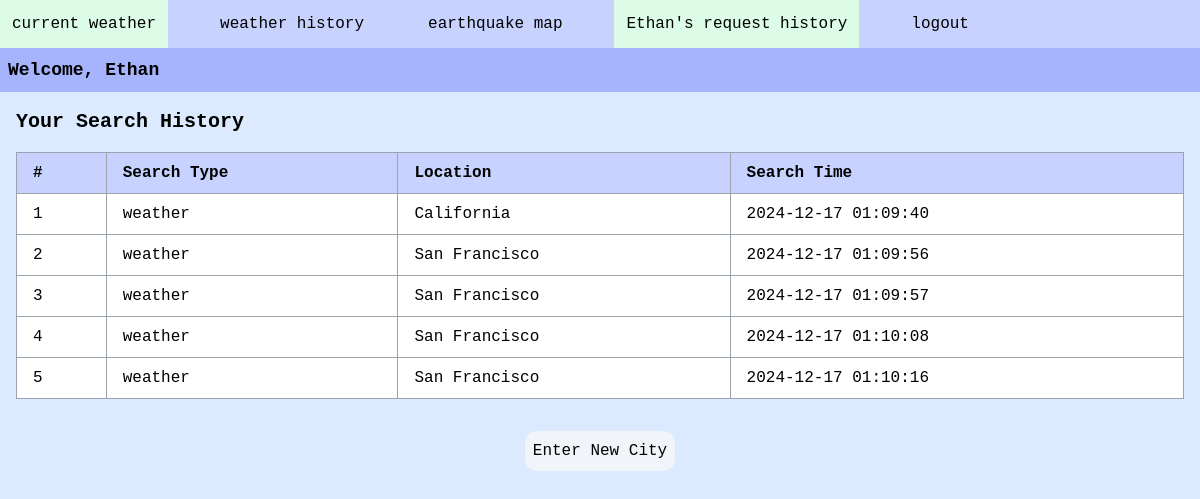
Before: /user_history (signed in) with the older database file.
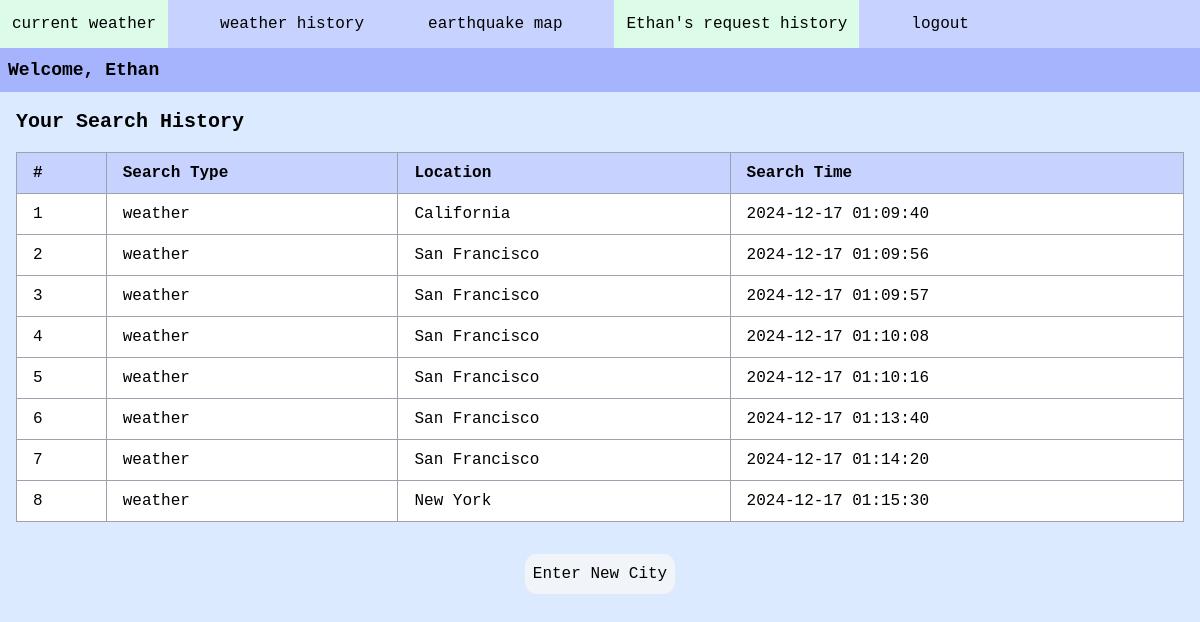
After: the same page with the newer database file.
### tables this page shows
CREATE TABLE users (user_id INTEGER PRIMARY KEY AUTOINCREMENT, username TEXT, password TEXT, created_at TEXT, last_login TEXT);

CREATE TABLE userHistory (history_id INTEGER PRIMARY KEY AUTOINCREMENT, user_id INTEGER, search_type TEXT, location_name TEXT, search_time TEXT);

### __init__.py (the view)
@app.route("/user_history")
def user_history():
    if 'username' not in session:
        return redirect("/login")
    print(db.getTableData("users", "username", session['username'])[0])
    history_data = db.getAllHistory(db.getTableData("users", "username", session['username'])[0])
    return render_template("user_history.html", username=session['username'], history=history_data)

### db.py (called while the page is built)
def getTableData(table, valueType, value):
    db = sqlite3.connect(DB_FILE, check_same_thread=False)
    c = db.cursor()
    c.execute("SELECT * FROM " + table + " WHERE " + valueType + " = ?", (value,))
    result = c.fetchone()
    db.close()
    if result:
        return result
    else:
        return -1

def getAllHistory(userID):
    db = sqlite3.connect(DB_FILE, check_same_thread=False)
    c = db.cursor()
    c.execute("SELECT * FROM userHistory WHERE user_id = ?", (userID,))
    result = c.fetchall()
    db.close()
    if result:
        return result
    else:
        return -1

### templates/user_history.html (shortened to what this page needs)
<!DOCTYPE html>
<html lang="en" dir="ltr">
  <head>
      <script src="https://cdn.tailwindcss.com"></script>
  </head>
  <body class="font-mono bg-blue-100">
    <ul class="flex bg-indigo-200 space-x-10 h-12 items-center">
        <li><a class="flex hover:bg-green-100 p-3" href="/">current weather</a></li>
        <li><a class="flex hover:bg-green-100 p-3" href="/history">weather history</a></li>
        <li><a class="flex hover:bg-green-100 p-3" href="/earthquake">earthquake map</a></li>
        <li><a class="bg-green-100 flex hover:bg-green-100 p-3" href="/user_history">{{ username }}'s request history</a></li>
        <li><a class="flex hover:bg-green-100 p-3" href="/logout">logout</a></li>
    </ul>
    <h1 class="p-2 bg-indigo-300 text-lg font-bold">Welcome, {{ username }}</h1>
    <div class="p-4">
      <h2 class="text-xl font-semibold mb-4">Your Search History</h2>
      {% if history %}
      <div class="overflow-x-auto">
        <table class="table-auto border-collapse border border-gray-400 w-full bg-white">
          <thead class="bg-indigo-200">
            <tr>
              <th class="border border-gray-400 px-4 py-2 text-left">#</th>
              <th class="border border-gray-400 px-4 py-2 text-left">Search Type</th>
              <th class="border border-gray-400 px-4 py-2 text-left">Location</th>
              <th class="border border-gray-400 px-4 py-2 text-left">Search Time</th>
            </tr>
          </thead>
          <tbody>
            {% for entry in history %}
            <tr class="hover:bg-gray-200">
              <td class="border border-gray-400 px-4 py-2">{{ entry[0] }}</td>
              <td class="border border-gray-400 px-4 py-2">{{ entry[2] }}</td>
              <td class="border border-gray-400 px-4 py-2">{{ entry[3] }}</td>
              <td class="border border-gray-400 px-4 py-2">{{ entry[4] }}</td>
            </tr>
            {% endfor %}
          </tbody>
        </table>
      </div>
      {% else %}
      <p class="p-3 bg-red-100 rounded-lg">No search history found.</p>
      {% endif %}
    </div>
    <div class="flex justify-center mt-4">
      <a href="/new_city">
        <button class="box-border p-2 bg-slate-100 rounded-xl hover:bg-fuchsia-300" type="button">Enter New City</button>
      </a>
    </div>
  </body>
</html>

Changed rows visible on the page:
added userHistory: history_id "6", search_type "weather", location_name "San Francisco", search_time "2024-12-17 01:13:40"
added userHistory: history_id "7", search_type "weather", location_name "San Francisco", search_time "2024-12-17 01:14:20"
added userHistory: history_id "8", search_type "weather", location_name "New York", search_time "2024-12-17 01:15:30"
